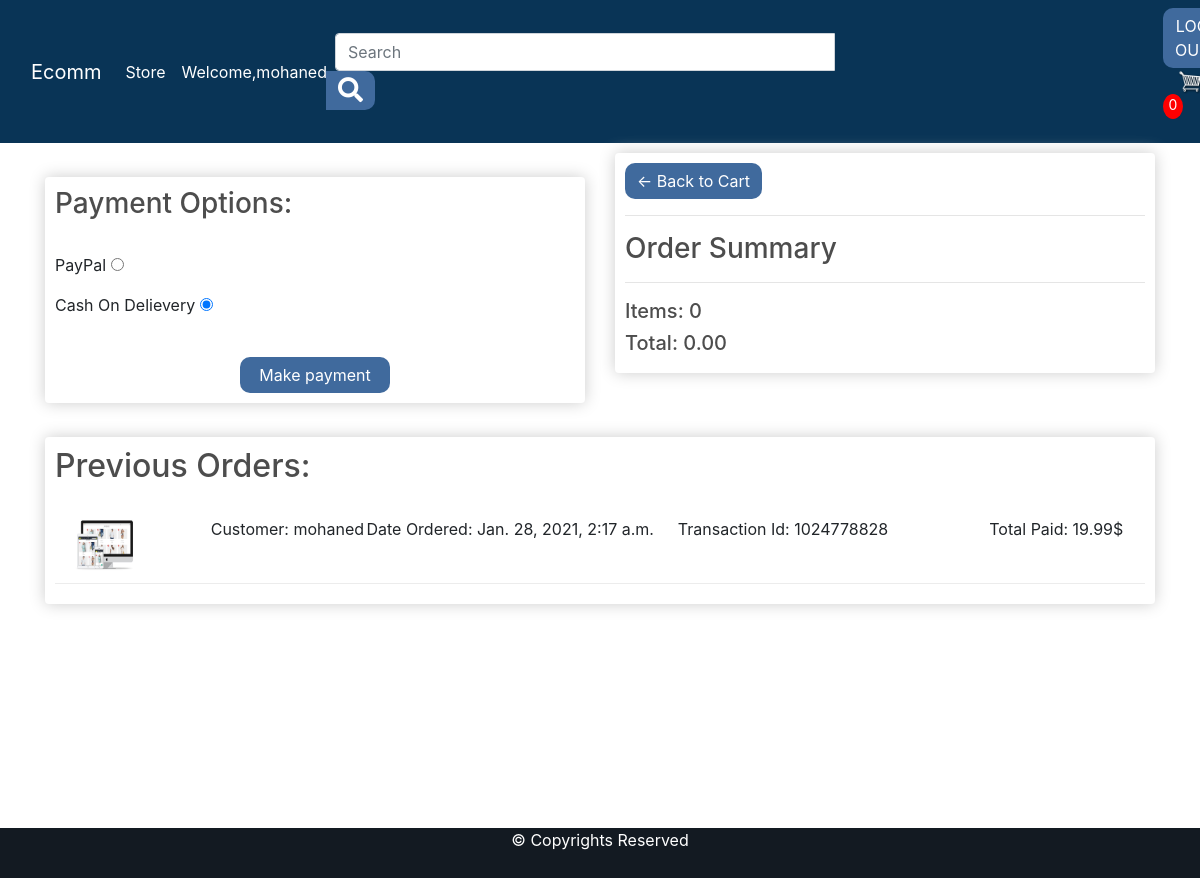
The page /checkout/ (signed in) on the database its author committed.
### store/models.py (models this page shows, shortened)
class Order(models.Model):
    Customer=models.ForeignKey(Customer,on_delete=models.SET_NULL,blank=True,null=True)
    date_ordered=models.DateTimeField(auto_now_add=True)
    complete=models.BooleanField(default=False,null=True,blank=False)
    transaction_id=models.CharField(max_length=200,null=True)
    @property
    def get_order_total(self):
        items=self.orderitem_set.all()
        total=0
        for item in  items:
            total+=item.Product.price*item.quantity
        return total
    @property
    def get_order_quantity(self):
        items=self.orderitem_set.all()
        total=0
        for item in  items:
            total+=item.quantity
        return total
    @property
    def is_shipping(self):
        shipping=False
        order_items=OrderItem.objects.filter(Order=self)
        for item in order_items:
            if item.Product.digital==False:
                shipping=True
        return shipping
    @property
    def get_first_img(self):
        order_items=OrderItem.objects.filter(Order=self)
        if len(order_items)>0:
         return order_items[0].Product.imageUrl
        else:
            return ""

class OrderItem(models.Model):
    Product=models.ForeignKey(Product,on_delete=models.SET_NULL,blank=True,null=True)
    Order=models.ForeignKey(Order,on_delete=models.SET_NULL,blank=True,null=True)
    quantity=models.IntegerField(default=1,null=True,blank=True)
    date_added=models.DateTimeField(auto_now_add=True)

class Product(models.Model):
    name=models.CharField(max_length=200,null=True)
    price=models.FloatField()
    digital=models.BooleanField(default=False,null=True,blank=False)
    image=models.ImageField(null=True,blank=True)
    @property
    def imageUrl(self):
        try:
            url=self.image.url
        except :
            url=""
        return url

class Customer (models.Model):
    user= models.OneToOneField(User,on_delete=models.CASCADE,null=True,blank=True)
    name=models.CharField(max_length=200,null=True)
    email=models.CharField(max_length=200,null=True)

### store/views.py (the view)
# urls.py: path('checkout/',views.checkout,name="checkout"),
@login_required(login_url='/login')
def checkout(request):
    order,items,quantity=get_order(request)
    finished_orders=Order.objects.filter(Customer=request.user.customer,complete=True)
    print(len(finished_orders))
    context={
    'items':items,
    'order':order,
    'quantity':quantity,
    'complete_orders':finished_orders,
    "username":get_username(request),
    "logged_in":request.user.is_authenticated
    }
    return render(request,'checkout.html',context)

### store/views.py (called while the page is built)
def get_order(request):
    if request.user.is_authenticated:
        curr_customer=request.user.customer
        order, created=Order.objects.get_or_create(Customer=curr_customer,complete=False)
        items=OrderItem.objects.filter(Order=order)
        quantity=0
        for item in items:
            quantity += item.quantity
    else:
        order=Order(Customer=None)
        items=[]
        quantity=0
    return order,items,quantity

def get_username(request):
    if request.user.is_authenticated:
        username=request.user.username
    else:
        username="Guest"
    return username

### templates/checkout.html (shortened to what this page needs)
{% extends "home.html"%}
{% load static %}
    {% block content%}
    <div class="row">
		<div class="col-lg-6">
			<br>
			<div class="box-element hidden" id="payment-info">
				<h3>Payment Options:</h3>
				<br>
				<p>PayPal <input type="radio" name="payment_option"  value="PayPal"> </p>
				<p>Cash On Delievery <input type="radio" name="payment_option" checked value="cash"> </p>
				<br>
				<button id="make_payment" class="btn btn-success " >Make payment</button>
			</div>
		</div>
		<div class="col-lg-6">
			<div class="box-element">
				<a  class="btn btn-outline-dark" href="{% url 'cart' %}">&#x2190; Back to Cart</a>
				<hr>
				<h3>Order Summary</h3>
				<hr>
				<h5>Items: {{ order.get_order_quantity }}</h5>
				<h5>Total: {{ order.get_order_total|floatformat:2 }}   </h5>
			</div>
		</div>
	</div>
	<br>
	<div class="row">
		<div class="col-lg-12">
			<div class="box-element">
			<h2>Previous Orders:</h2>
			<br>
				{% for order in complete_orders %}
				<div class="cart-row">
					<div style="flex:1"><img class="row-image" src="{{ order.get_first_img }}"></div>
					<div style="flex:1"><p>Customer: {{ order.Customer.name }} </p></div>
					<div style="flex:2"><p> Date Ordered: {{ order.date_ordered }}</p></div>
					<div style="flex:2"><p>Transaction Id: {{order.transaction_id }}</p></div>
					<div style="flex:1"><p>Total Paid: {{order.get_order_total|floatformat:2 }}$</p></div>
				</div>
				{% endfor %}
		</div>
		<div style="height:200px;"></div>
		</div>
	</div>
    {% endblock %}

### templates/home.html (shortened to what this page needs)
{% load static %}
<!DOCTYPE html>
<html lang="en">
<head>
    <link rel="stylesheet" href="https://cdnjs.cloudflare.com/ajax/libs/font-awesome/5.15.2/css/all.min.css"
 />
    <link rel="stylesheet" href="https://stackpath.bootstrapcdn.com/bootstrap/4.5.0/css/bootstrap.min.css"
>
    <link rel="stylesheet" href="{% static 'css/main.css' %}">
</head>
<body>
    <nav class="navbar-fixed-top navbar navbar-expand-lg navbar-dark bg-dark ">
      <div class="container-fluid">
        <a class="navbar-brand" href="{% url 'store' %}">Ecomm</a>
        <div class="collapse navbar-collapse" id="navbarSupportedContent">
          <ul class="navbar-nav mr-auto">
            <li class="nav-item active">
              <a class="nav-link" href="/store/">Store </a>
            </li>
            <li class="nav-item active">
              <a class="nav-link" href="#"> Welcome,{{username}}</a>
            </li>
          </ul>
          <form method="GET" action="{% url 'search' %}" id="search_form" class="form-inline my-2 my-lg-0">
            <input id="search_bar" class="form-control mr-sm-2" name="key" placeholder="Search" >
            <button class="btn btn-success my-2 my-sm-0" type="submit" id="search_btn"> <i class="fa fa-search"></i> </button>
          </form>
          <form class="form-inline my-2 my-lg-0">
            {% if logged_in %}
            <a class="btn btn-warning my-2 my-sm-0" id="logout_btn" href="{% url 'login_page' %}" type="submit">LOG OUT</a>
            {% else %}
            <a class="btn btn-warning my-2 my-sm-0" id="login_btn" href="{% url 'login_page' %}" type="submit">SIGN IN</a>
            {% endif %}
            <a href="{% url 'cart' %}">
                <img id="cart-icon" src="{% static 'img/cart.png'%}" alt="">
            </a>
            <p id="cart-total">{{quantity}}</p>
          </form>
        </div>
      </div>
      </nav>
    <div class="container">
        {% block content%}
        {% endblock %}
    </div>
    <br>
    <div id="footer">
        	&#169; Copyrights Reserved
    </div>
</body>
</html>

### static/css/main.css (style rules this page uses)
html, body { margin: 0; height: 100%; }
h1,h2,h3,h4,h5,h6 { color:hsl(0, 0%, 30%); }
.box-element { box-shadow:hsl(0, 0%, 80%) 0 0 16px; background-color: #fff; border-radius: 4px; padding: 10px; }
.bg-dark { background-color: #093456!important; }
#cart-icon { width:25px; display: inline-block; margin-left: 15px; }
#cart-total { display: block; text-align: center; color:#fff; background-color: red; width: 20px; height: 25px; border-radius: 50%; font-size: 14px; }
.col-lg-4, .col-lg-6, .col-lg-8, .col-lg-12 { margin-top: 10px; }
.btn { border-radius: 0; }
.row-image { width: 100px; }
.cart-row { display: flex; align-items: flex-stretch; padding-bottom: 10px; margin-bottom: 10px; border-bottom: 1px solid #ececec; }
.btn { background-color: #406A9D; border-radius: 10px; color: white; border: none; }
#logout_btn { color: white; }
#make_payment { display: block; width: 150px; margin: 0 auto; }
#footer { width: 100%; background-color: #131A22; color: white; height: 50px; text-align: center; }
#search_bar { width: 500px; border-top-right-radius: 0px ; border-bottom-right-radius: 0px ; height: 105; }
#search_form { margin-right: 320px; }
#search_btn { border-top-left-radius: 0px ; border-bottom-left-radius: 0px ; position: relative; right: 9px; height: 39px; }
.fa-search { color: white; font-size: 25px; }

### rows shown on the page
Order: get_order_quantity "0", get_order_total "0.00"
Order: get_first_img (picture), Customer.name "mohaned", date_ordered "Jan. 28, 2021, 2:17 a.m.", transaction_id "1024778828", get_order_total "19.99"

### other values the page prints
{{ username }} "mohaned"
{{ quantity }} "0"
